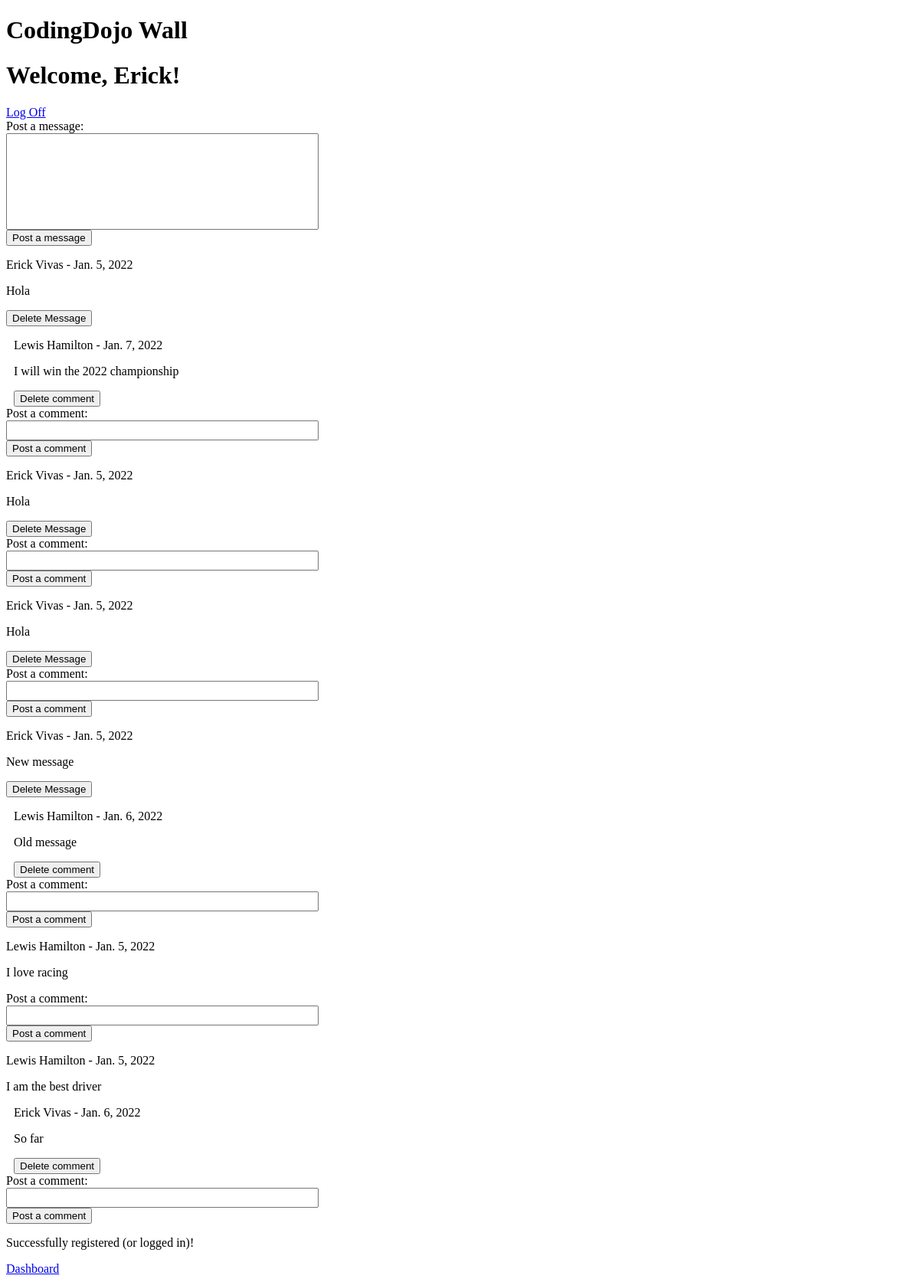
The app's page /success (signed in) with its own data.
### the_wall_app/models.py (models this page shows)
class User(models.Model):
    first_name = models.CharField(max_length=45)
    last_name = models.CharField(max_length=45)
    birthday = models.DateField(auto_now_add=False, auto_now=False, blank=True)
    email = models.EmailField(unique=True)
    password = models.CharField(max_length=255)
    created_at = models.DateTimeField(auto_now_add=True)
    updated_at = models.DateTimeField(auto_now_add=True)
    objects = UserManager()

class Messages(models.Model):
    user = models.ForeignKey(User, related_name="user_messages", on_delete=models.CASCADE)
    message = models.TextField()
    created_at = models.DateTimeField(auto_now_add=True)
    updated_at = models.DateTimeField(auto_now_add=True)

class Comments(models.Model):
    user = models.ForeignKey(User, related_name="user_comments", on_delete=models.CASCADE)
    messages = models.ForeignKey(Messages, related_name="post_comments", on_delete=models.CASCADE)
    comment = models.TextField()
    created_at = models.DateTimeField(auto_now_add=True)
    updated_at = models.DateTimeField(auto_now_add=True)

### the_wall_app/views.py (the view)
# urls.py: path('success', views.success),
def success(request):
    if 'LoggedUser' not in request.session:
        return redirect('/')
    user = User.objects.get(id=request.session['LoggedUser'])
    context = {
        'user': user,
        'user_messages': Messages.objects.all(),
    }
    return render(request, 'success.html', context)

### the_wall_app/templates/success.html (shortened to what this page needs)
<!DOCTYPE html>
<html lang="en">
<head>
    {% load static %}
    <link rel="stylesheet" href="{% static 'css/styles.css' %}">
</head>
<body>
    <h1>CodingDojo Wall</h1>
    <h1>Welcome, {{user.first_name}}!</h1>
    <a href="/logout">Log Off</a>
    <form action="/postMessage" method="POST">
        <label for="post_message">Post a message:</label>
        <input type="text" id="post_message" name="post_message" id="post_message" style="height:120px; width:400px;">
        <button type="submit">Post a message</button>
    </form>
    {% for message in user_messages %}
        {% load tz %}
        {% localtime on %}
        <p>{{message.user.first_name}} {{message.user.last_name}} - {{ message.created_at.date }}</p>
        <p>{{message.message}}</p>
        {% if message.user == user %}
            <form action="/deleteMessage" method="POST">
                <button type="submit">Delete Message</button>
            </form>
        {% endif %}
        {% for comment1 in message.post_comments.all %}
            <form action="/deleteComment" method="POST">
                <p class="commentsMade">{{comment1.user.first_name}} {{comment1.user.last_name}} - {{ comment1.created_at.date }}</p>
                <p class="commentsMade">{{comment1.comment}}</p>
                <button class="commentsMade" type="submit">Delete comment</button>
            </form>
        {% endfor %}
        {% endlocaltime %}
        <form action="/postComment" method="POST">
            <label for="post_comment">Post a comment:</label>
            <input type="text" id="post_comment" name="post_comment" id="post_comment" style="height:20px; width:400px;">
            <button type="submit">Post a comment</button>
        </form>
    {% endfor %}
    <p>Successfully registered (or logged in)!</p>
    <a href="/dashboard">Dashboard</a>
</body>
</html>

### the_wall_app/static/css/styles.css (style rules this page uses)
label { display: block; }
button { display: block; }
.commentsMade { margin-left: 10px; }

### records on screen
User: first_name "Erick"
Messages: user.first_name "Erick", user.last_name "Vivas", created_at "Jan. 5, 2022", message "Hola"
Comments: user.first_name "Lewis", user.last_name "Hamilton", created_at "Jan. 7, 2022", comment "I will win the 2022 championship"
Messages: user.first_name "Erick", user.last_name "Vivas", created_at "Jan. 5, 2022", message "Hola"
Messages: user.first_name "Erick", user.last_name "Vivas", created_at "Jan. 5, 2022", message "Hola"
Messages: user.first_name "Erick", user.last_name "Vivas", created_at "Jan. 5, 2022", message "New message"
Comments: user.first_name "Lewis", user.last_name "Hamilton", created_at "Jan. 6, 2022", comment "Old message"
Messages: user.first_name "Lewis", user.last_name "Hamilton", created_at "Jan. 5, 2022", message "I love racing"
Messages: user.first_name "Lewis", user.last_name "Hamilton", created_at "Jan. 5, 2022", message "I am the best driver"
Comments: user.first_name "Erick", user.last_name "Vivas", created_at "Jan. 6, 2022", comment "So far"
